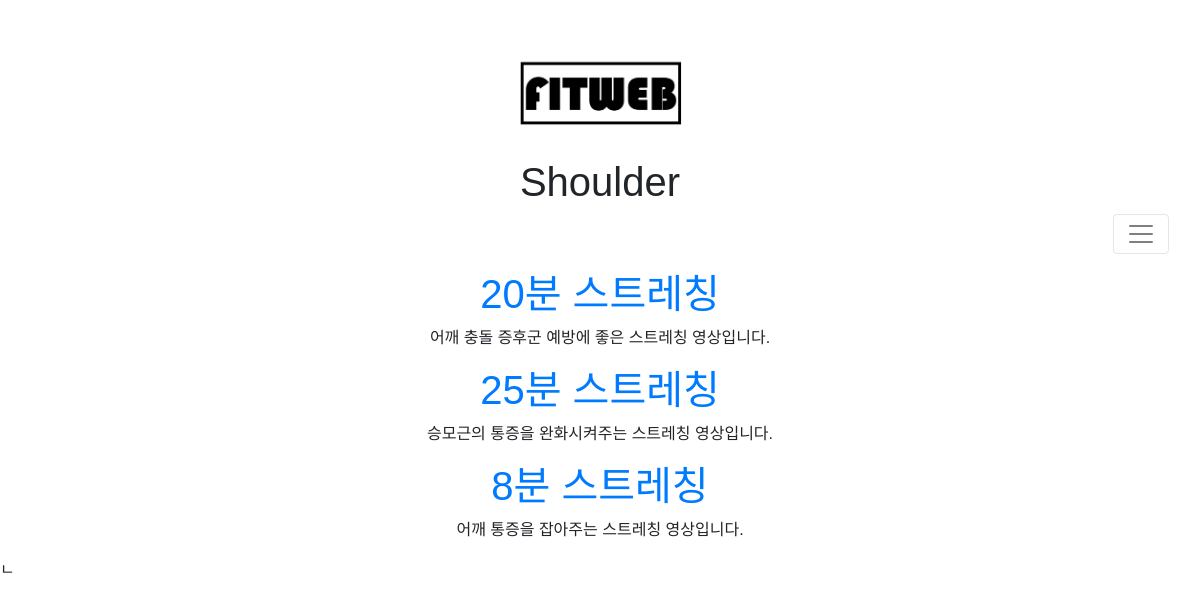
Page /stretching_list_pain_shoulder on the committed database.
### fitweb/models.py (models this page shows, shortened)
class Post(models.Model):
    objects_num = models.CharField(max_length=200, default='')
    Header_first = models.CharField(max_length=200, default='')
    Header_second = models.CharField(max_length=200, default='')
    Header_third = models.CharField(max_length=200, default='', blank=True)
    Header_four = models.CharField(max_length=200, default='', blank=True)
    author = models.ForeignKey(settings.AUTH_USER_MODEL, on_delete=models.CASCADE)
    title = models.CharField(max_length=200, default='')
    video = EmbedVideoField(blank=True)
    text = models.TextField()
    created_date = models.DateTimeField(
            default=timezone.now)
    published_date = models.DateTimeField(
            blank=True, null=True)

### fitweb/views.py (the view)
# urls.py: path('stretching_list_pain_shoulder', views.stretching_list_pain_shoulder, name='stretching_list_pain_shoulder'),
def stretching_list_pain_shoulder(request):
    posts = Post.objects.filter(Header_first__contains='stretching', Header_second__contains='pain relief', Header_third__contains='shoulder')
    posts = posts.order_by("title")
    return render(request, 'fitweb/stretching_list_pain_shoulder.html', {'posts': posts})

### fitweb/templates/fitweb/stretching_list_pain_shoulder.html (shortened to what this page needs)
{% load embed_video_tags %}
{% load static %}
<html>
    <head>
        <link rel="stylesheet" href="https://maxcdn.bootstrapcdn.com/bootstrap/4.0.0-beta/css/bootstrap.min.css">
        <link rel="stylesheet" href="{% static "css/main.css" %}">
    </head>
<body>
<h1 class="logo" style="margin-top: 50px"><a id="logo" href="{% url 'home' %}"><img src="../../static/images/logo.png"></a></h1>
<nav class="navbar navbar-light bg-light">
  <div class="container-fluid" >
    <h1 style="width: 100%">
        <header class="page-header" style="overflow: auto;">
            <h1>Shoulder</h1>
        </header>
        <button style="float: right" class="navbar-toggler" type="button" data-bs-toggle="collapse" data-bs-target="#navbarSupportedContent" aria-controls="navbarSupportedContent" aria-expanded="false" aria-label="Toggle navigation">
            <span class="navbar-toggler-icon"></span>
        </button>
    </h1>
  </div>
</nav>
<div class="content container" style="text-align: center">
    {% for post in posts %}
        <div class="post">
            <h1><a href="{% url 'detail' pk=post.pk %}">{{ post.title }}</a></h1>
            <p>{{ post.text|linebreaksbr }}</p>
        </div>
    {% endfor %}
</div>
</body>
</html>

### fitweb/static/css/main.css (style rules this page uses)
body { margin: 0px; font-family: 'Noto Sans KR', sans-serif; min-width: 600px; min-height: 500px; }
.logo { text-align: center; height: 80px; margin-bottom: 20px; }
.logo img { height: 100px; border: 20px; }
.navbar { text-align: center; }

### fitweb/templates/fitweb/stretching_list_pain_shoulder.html (style rules this page uses)
body { margin: 0px; font-family: 'Noto Sans KR', sans-serif; min-width: 600px; min-height: 500px; }
.bg-light { background-color: rgba(0,0,0,0)!important; }
@media (min-width: 576px) { .container { max-width: 100%; } }

### rows in the picture
Post: title "20분 스트레칭", text "어깨 충돌 증후군 예방에 좋은 스트레칭 영상입니다."
Post: title "25분 스트레칭", text "승모근의 통증을 완화시켜주는 스트레칭 영상입니다."
Post: title "8분 스트레칭", text "어깨 통증을 잡아주는 스트레칭 영상입니다."
